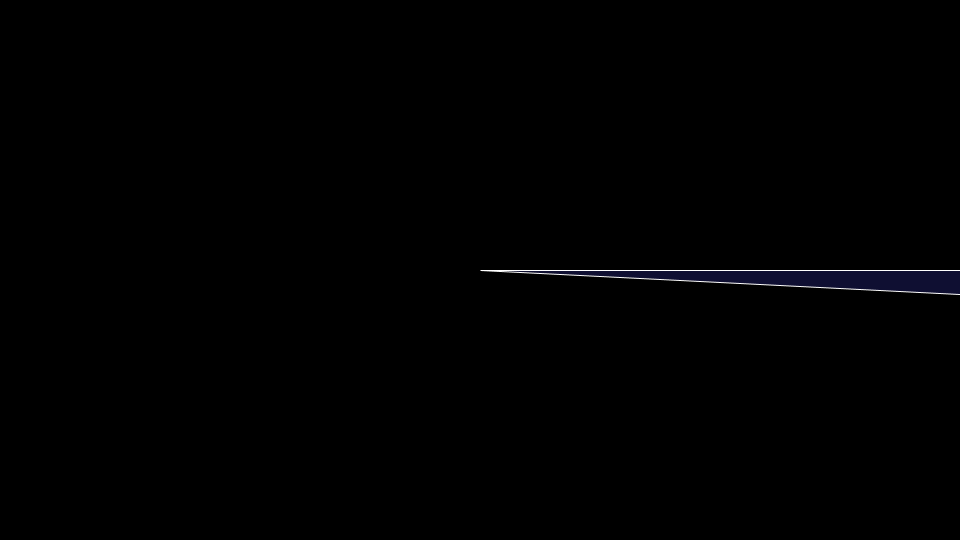
Frame 1 (no input)
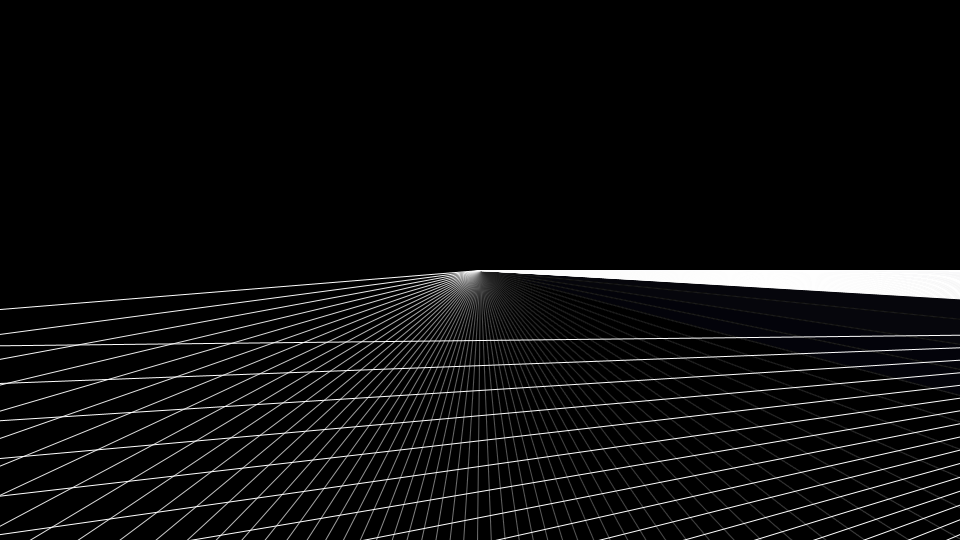
Frame 60 (the mouse pressed at the canvas centre just before this capture)
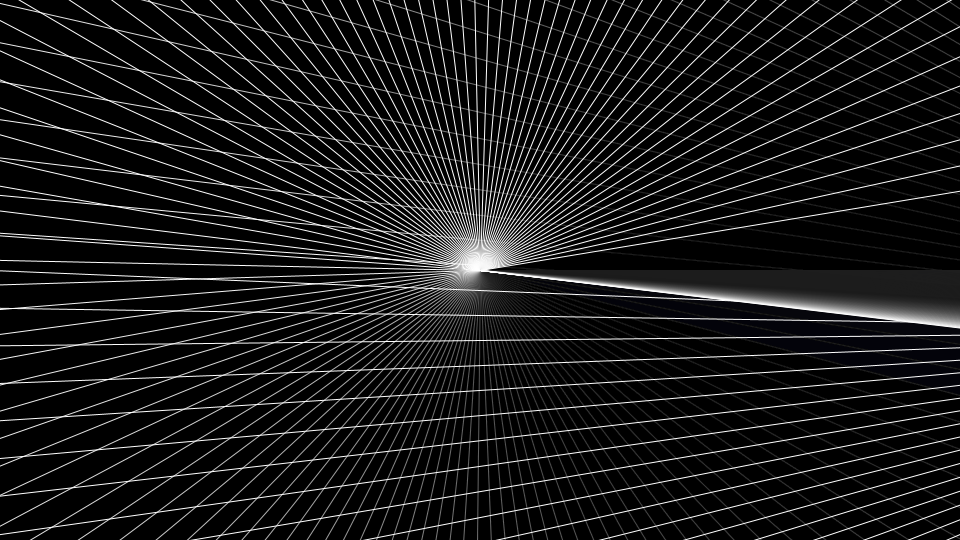
Frame 120 (the mouse held since frame 60 and released just before this capture)

The Processing sketch that drew these frames (run headless with seeded random() and noise(); from frame 60 on, the mouse is pressed at the canvas centre):

// Processing sketch: weirdsweep
// ── weirdsweep.pde
boolean colored;

//cool stuff -
/* stroke(255), th = 0.001, sweep = 0.01
*
*/

void setup(){
  size(960,540);
  background(0);
  //noStroke();
  stroke(255);         
  fill(77,77,255,50);
  colored = true;
  //t = new Turtle(width/2, height/4, 5);
  //t2 = new Turtle(width/2, height/4, 5);
  //t.setColor(#000000);
  //t.forward(10);
  //t.turnRight(PI/45);
  
}
float th = .001; //0.001
float sweep = .05; //.1
int it = 1; 
void draw(){
  //wiper
  translate(width/2, height/2);
  triangle(0,0, 1000*cos(th*it), 1000*sin(th*it), 1000*cos((th+sweep)*it), 1000*sin((th+sweep)*it));
  
  if(abs(((th+sweep)*it)%(2*PI) - (th*it)%(2*PI)) <= (PI/12)){
    if(colored){
      fill(0,0,0,10);
      colored = false;
    }
    else{
      fill(77,77,255,10);
      colored = true;
    }
  }
  
  it++;
  frameRate(24);
  println(frameRate + "\t" + it);
}

//t.forward(10);
//  t.turnRight(PI/45);
//  t2.forward(t.old_dist);
//  t2.turnRight(t.old_turn);
